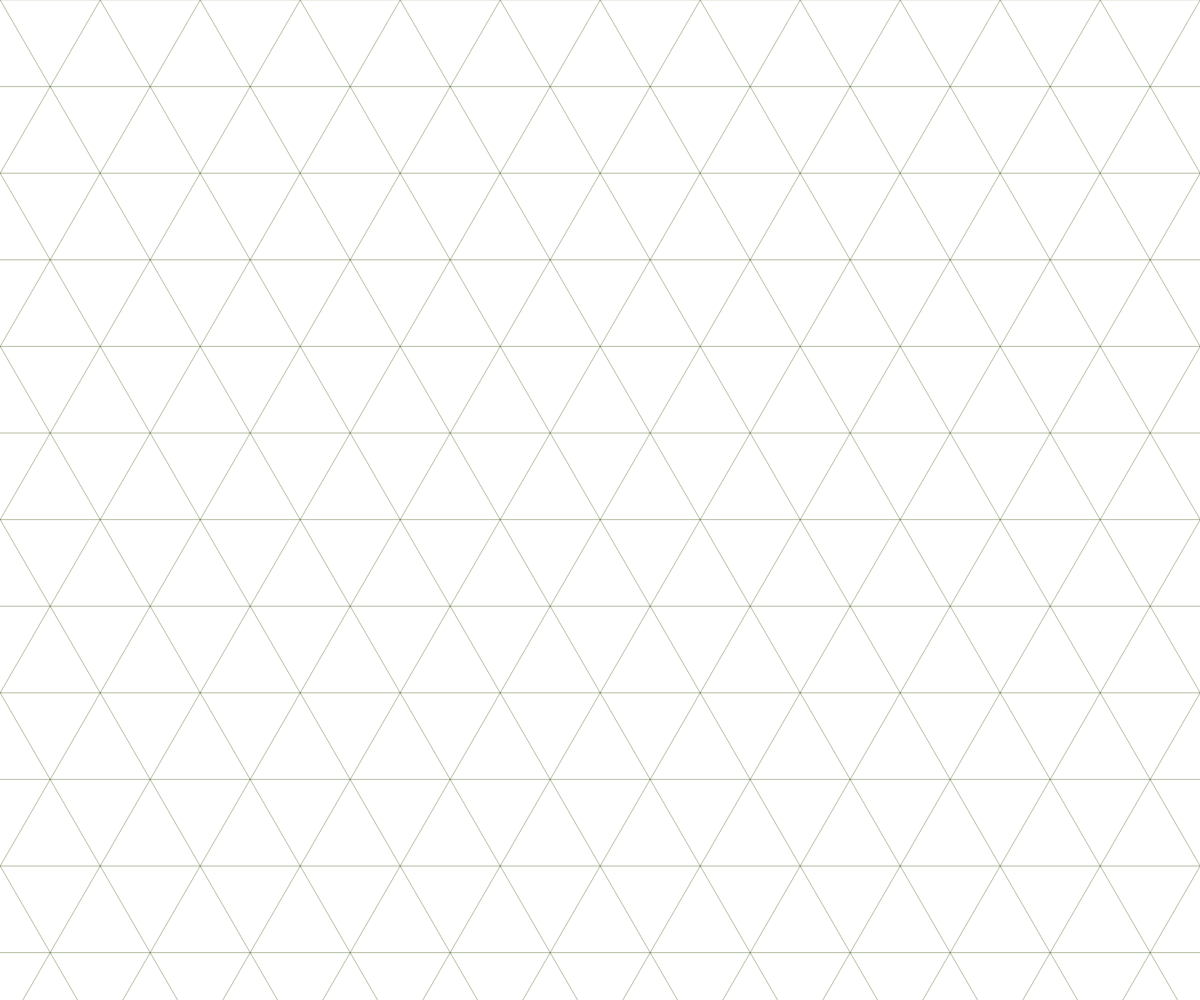
Frame 1 (no input)
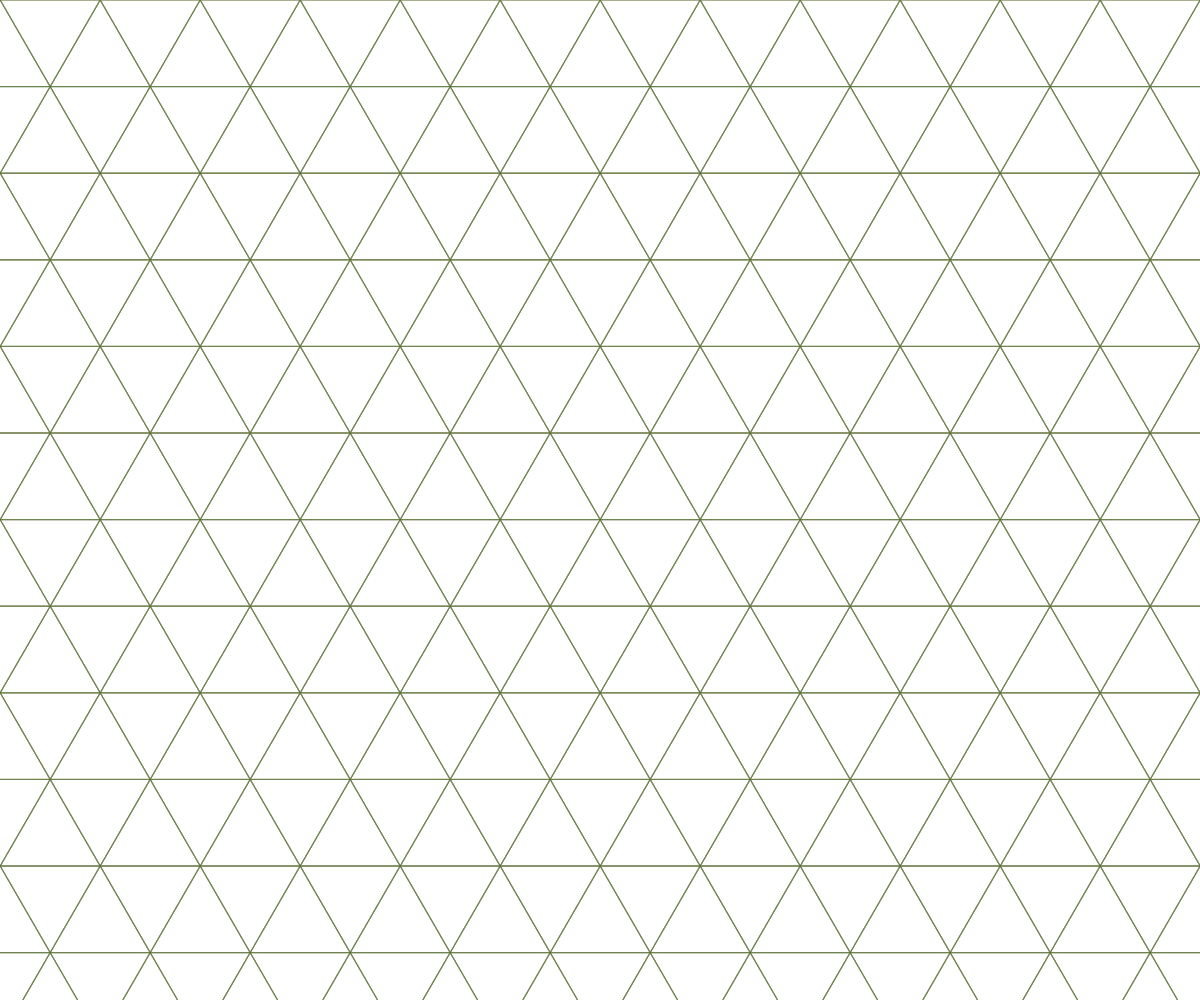
Frame 60 (no input)
Frame 120 (the mouse pressed at the canvas centre since frame 60): identical to frame 60, image omitted

The p5.js sketch that drew these frames (run headless with seeded random() and noise() and a simulated clock; from frame 60 on, the mouse is pressed at the canvas centre):

// p5.js sketch
// ── sketch.js
let Transparenz = 120; // Alpha value for stroke
let lift = 0;          // Vertical offset

function setup() {
  createCanvas(windowWidth, windowHeight);
}

function draw() {
  background(255, 30); 
  
  let size = 100;
  let h = size * Math.sqrt(3) / 2; // Höhe eines gleichseitigen Dreiecks

  // Dreiecke horizontal und vertikal über den ganzen Bildschirm
  let numCols = Math.ceil(windowWidth / size) + 20;
  let numRows = Math.ceil(windowHeight / h) + 20;

  for (let row = 0; row < numRows; row++) {
    for (let col = 0; col < numCols; col++) {
      let x = col * size / 2;
      let y = row * h;
      
      // Versetze jede zweite Reihe
      if (row % 1 === 1) {
        x += size / 2;
      }

      // Dunkelolivgrün (#556B2F)
      stroke(85, 107, 47, Transparenz);
      strokeWeight(0.5);
      noFill();

      if ((row + col) % 2 === 0) {
        // Dreieck nach oben
        triangle(
          x, y - lift,                    // obere Spitze
          x - size / 2, y + h - lift,     // linke Ecke
          x + size / 2, y + h - lift      // rechte Ecke
        );
      } else {
        // Dreieck nach unten
        triangle(
          x, y + h - lift,                // untere Spitze
          x - size / 2, y - lift,         // linke Ecke
          x + size / 2, y - lift          // rechte Ecke
        );
      }
    }
  }
}
